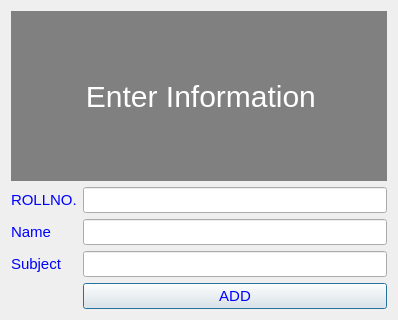
<?xml version="1.0" encoding="UTF-8"?>
<ui version="4.0">
 <class>addBox</class>
 <widget class="QDialog" name="addBox">
  <property name="geometry">
   <rect>
    <x>0</x>
    <y>0</y>
    <width>398</width>
    <height>320</height>
   </rect>
  </property>
  <property name="windowTitle">
   <string>Dialog</string>
  </property>
  <layout class="QGridLayout" name="gridLayout">
   <item row="0" column="0" colspan="2">
    <widget class="QLabel" name="label">
     <property name="styleSheet">
      <string notr="true">QLabel{
background:light gray;
font-size:30px;
color:white;
}</string>
     </property>
     <property name="text">
      <string>         Enter Information</string>
     </property>
    </widget>
   </item>
   <item row="1" column="0">
    <widget class="QLabel" name="label_2">
     <property name="styleSheet">
      <string notr="true">QLabel{
Font-size:15px;
color:blue;

}</string>
     </property>
     <property name="text">
      <string>ROLLNO.</string>
     </property>
    </widget>
   </item>
   <item row="1" column="1">
    <widget class="QLineEdit" name="lineEdit">
     <property name="styleSheet">
      <string notr="true">QLineEdit{
font-size:15px;
}</string>
     </property>
    </widget>
   </item>
   <item row="2" column="0">
    <widget class="QLabel" name="label_3">
     <property name="styleSheet">
      <string notr="true">QLabel{
Font-size:15px;
color:blue;

}</string>
     </property>
     <property name="text">
      <string>Name</string>
     </property>
    </widget>
   </item>
   <item row="2" column="1">
    <widget class="QLineEdit" name="lineEdit_2">
     <property name="styleSheet">
      <string notr="true">QLineEdit{
font-size:15px;
}</string>
     </property>
    </widget>
   </item>
   <item row="3" column="0">
    <widget class="QLabel" name="label_4">
     <property name="styleSheet">
      <string notr="true">QLabel{
Font-size:15px;
color:blue;

}</string>
     </property>
     <property name="text">
      <string>Subject</string>
     </property>
    </widget>
   </item>
   <item row="3" column="1">
    <widget class="QLineEdit" name="lineEdit_3">
     <property name="styleSheet">
      <string notr="true">QLineEdit{
font-size:15px;
}</string>
     </property>
    </widget>
   </item>
   <item row="4" column="1">
    <widget class="QPushButton" name="pushButton">
     <property name="styleSheet">
      <string notr="true">QPushButton{
Font-size:15px;
color:blue;
}</string>
     </property>
     <property name="text">
      <string>ADD</string>
     </property>
    </widget>
   </item>
  </layout>
 </widget>
 <resources/>
 <connections/>
</ui>
